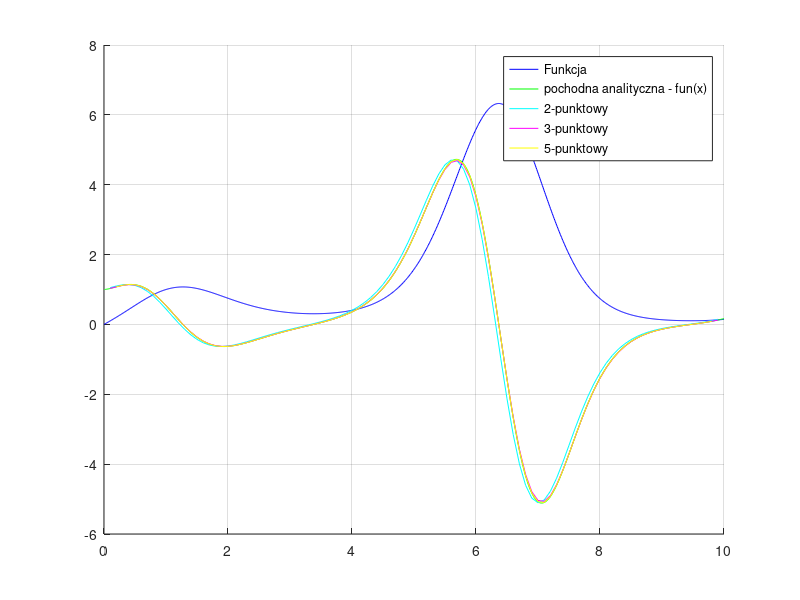

The MATLAB script that drew this image:
clc
close
clear all


%i = input('podaj funkcje: ', 's');
%F = inline(i);
%p = input('podaj poczatek przedzialu : ')
%k = input('podaj koniec przedzialu: ')


F=@(x) x.^cos(x);
p=0;
k=10;


x=p:0.01:k;

%rysowanie funckji
fun=@(x) (x.^(cos(x))).*((cos(x)./x)-log(x).*sin(x));

hold on
plot(x,F(x), 'b')

plot(x,fun(x),'g')

h=0.1;
% wzor 2 punktowy
x2=(p+h):0.1:(k-h);
y2=(F(x2+h)-F(x2))./(h); 
plot(x2, y2, 'c')

% wzor 3 punktowy
x3=(p+h):0.1:(k-h); 
y3=(F(x3+h)-F(x3-h))./(2*h);
plot(x3, y3, 'm')


% wzor 5 punktowy
x5=(p+(2*h)):0.1:(k-(2*h));
y5=(F(x5-2*h)-8.*F(x5-h)+8.*F(x5+h)-F(x5+(2*h)))./(12*h);
plot(x5, y5, 'y')

legend('Funkcja ','pochodna analityczna - fun(x)', '2-punktowy', '3-punktowy', '5-punktowy')


grid on
hold off